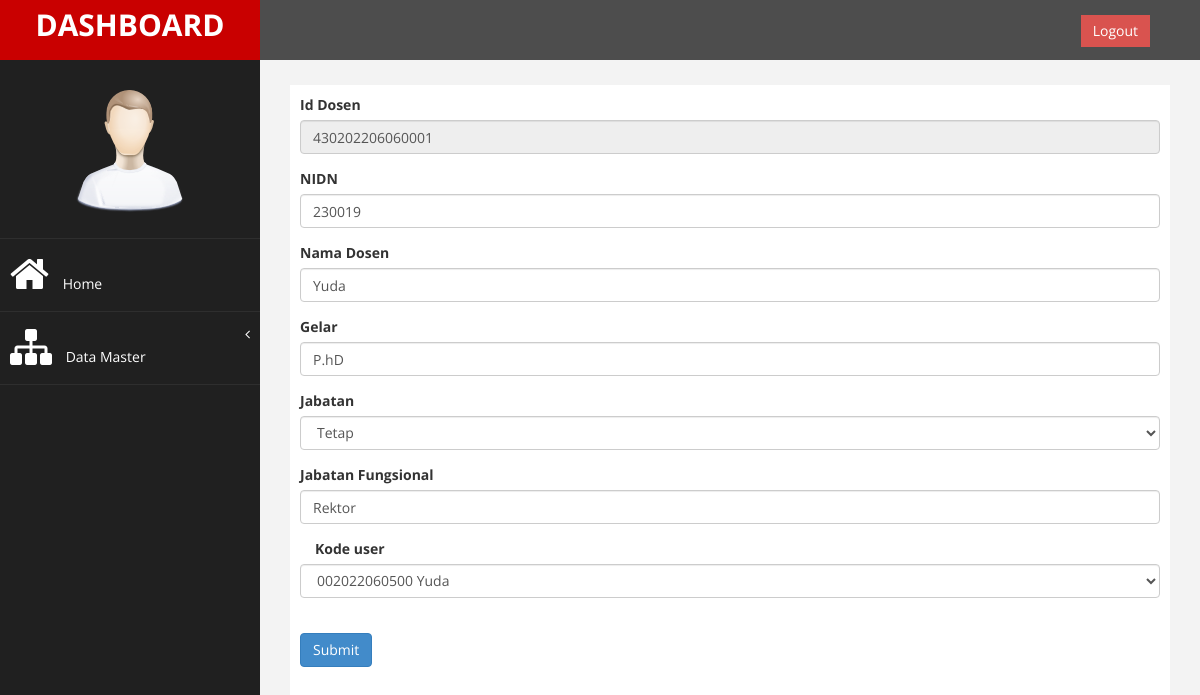
Page /index.php?halaman=updatedosen&id_dosen=430202206060001 on the committed database.
### tables this page shows
CREATE TABLE `dosen` (
  `id_dosen` varchar(15) NOT NULL,
  `nidn` char(10) NOT NULL,
  `nama_dosen` varchar(100) NOT NULL,
  `gelar` varchar(20) NOT NULL,
  `jabatan` varchar(30) NOT NULL,
  `jabatan_fungsional` varchar(50) NOT NULL,
  `id_user` char(12) NOT NULL
);

### function.php (called while the page is built, shortened)
<?php
function query($query) {
    $servername = "localhost";
    $username = "root";
    $password = "";
    $my_db = "fakultashukumuniat";
    $conn = mysqli_connect($servername, $username, $password, $my_db);
	$result = mysqli_query($conn, $query);
	$rows = [];
	while( $row = mysqli_fetch_assoc($result)) {
		$rows[] = $row;
	}
	return $rows;
}
?>

### updatedosen.php (the view, shortened to what this page needs)
<?php
require 'function.php';
$iddosen = $_GET["id_dosen"];
$iddosen = query("SELECT * FROM dosen WHERE id_dosen = $iddosen" )[0];
?>
<form action="" method="post">
  <div class="form-group">
    <label for="id_dosen">Id Dosen</label>
    <input type="text" class="form-control" name="id_dosen" id="id_dosen" value="<?= $iddosen["id_dosen"];?>" readonly>
  </div>
  <div class="form-group">
    <label for="nidn">NIDN</label>
    <input type="text" class="form-control" name="nidn" id="nidn" autofocus="" maxlength="10" autocomplete="off" value="<?= $iddosen["nidn"];?>">
  </div>
<div class="form-group">
    <label for="nama_dosen">Nama Dosen</label>
    <input type="text" class="form-control" name="nama_dosen" id="nama_dosen" placeholder="masukkan nama dosen" autocomplete="off" maxlength="100" value="<?= $iddosen["nama_dosen"];?>">
</div>
  <div class="form-group">
    <label for="gelar">Gelar</label>
    <input type="text" class="form-control" name="gelar" id="gelar" placeholder="masukkan gelar dosen" autocomplete="off" maxlength="20" value="<?= $iddosen["gelar"];?>">
  </div>
  <div class="form-group">
    <label for="jabatan">Jabatan</label>
    <select name="jabatan" class="form-control" id="jabatan">
        <option value="Tetap">Tetap</option>
    </select>
  </div>
  <div class="form-group">
    <label for="jabatan_fungsional">Jabatan Fungsional</label>
    <input type="text" class="form-control" name="jabatan_fungsional" id="jabatan_fungsional" placeholder="masukkan jabatan fungsional" autocomplete="off" maxlength="50" value="<?= $iddosen["jabatan_fungsional"];?>">
  </div>
   <div class="form-group">
    <label for="id_user" class="col-sm-2 col-form-label">Kode user</label>
    <select name="id_user" class="form-control" id="id_user">
        <?php
$conn = mysqli_connect("localhost", "root", "", "fakultashukumuniat");
          $result = mysqli_query($conn, "SELECT * FROM user ORDER BY id_user");
          while ($row = mysqli_fetch_assoc($result))
          {
            echo "<option>$row[id_user] $row[nama]</option>";
          }
        ?>
    </select>
  </div>
  <br>
  <button type="submit" name="submit" class="btn btn-primary">Submit</button>
</form>

### assets/css/custom.css (style rules this page uses)
body { font-family: 'Open Sans', sans-serif; }

### rows in the picture
dosen: id_dosen "430202206060001", nidn "230019", nama_dosen "Yuda", gelar "P.hD", jabatan_fungsional "Rektor"

### other values in the picture
form field id_user "002022060500 Yuda"
